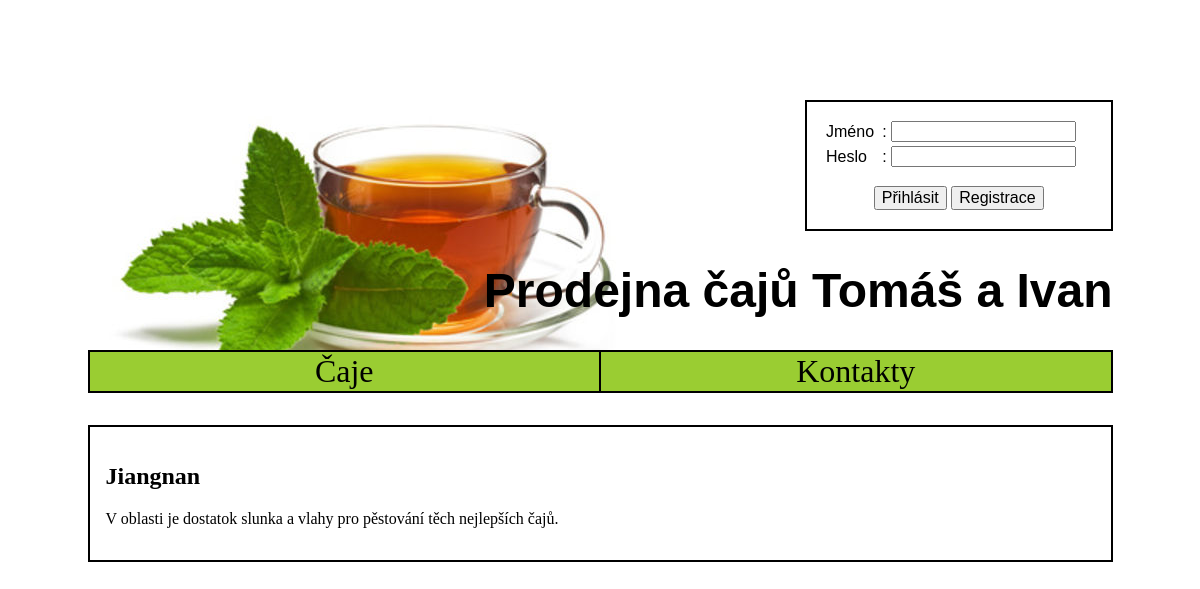
The page /area.php?id=2 on the database its author committed.
### tables this page shows
create table CajovaOblast(
  pk INT NOT NULL AUTO_INCREMENT,
  nazov VARCHAR(50) NOT NULL,
  popis VARCHAR(500),
  typickyDruh VARCHAR(50),
  charaktCajov VARCHAR(500),
  PRIMARY KEY(pk)
);

### area.php (the view, shortened to what this page needs)
<!DOCTYPE HTML PUBLIC "-//W3C//DTD HTML 4.01 Transitional//EN">
<html>
<head>
<link rel="stylesheet" href="style.css" type="text/css" >
</head>
<body>
    <div id="main">
        <?php include 'header.php' ?>
        <?php include 'menu.php' ?>
        <div id="content">
            <?php
            $areaId = -1;
            if (array_key_exists('id', $_GET))
                $areaId = $_GET['id'];
            $result = $db->query('SELECT * FROM CajovaOblast as co WHERE co.pk=' . $areaId);
            if ($result->num_rows == 1)
            {
                $area = $result->fetch_assoc();
                echo '<h2>' . $area['nazov'] . '</h2>';
                echo '<p>' . $area['popis'] . '</p>';
            }
            else
            {
                echo '<h2>' . 'Neznámý dodavatel' . '</h2>';
            }
            ?>
        </div>
    </div>
</body>
</html>

### style.css (style rules this page uses)
body { text-align: center; }
#main { text-align: left; width: 1025px; margin: auto; background-color: white; }
#content { margin-top: 2em; padding: 1em; border: 2px solid black; }

### rows shown on the page
cajovaoblast: nazov "Jiangnan", popis "V oblasti je dostatok slunka a vlahy pro pěstování těch nejlepších čajů."
